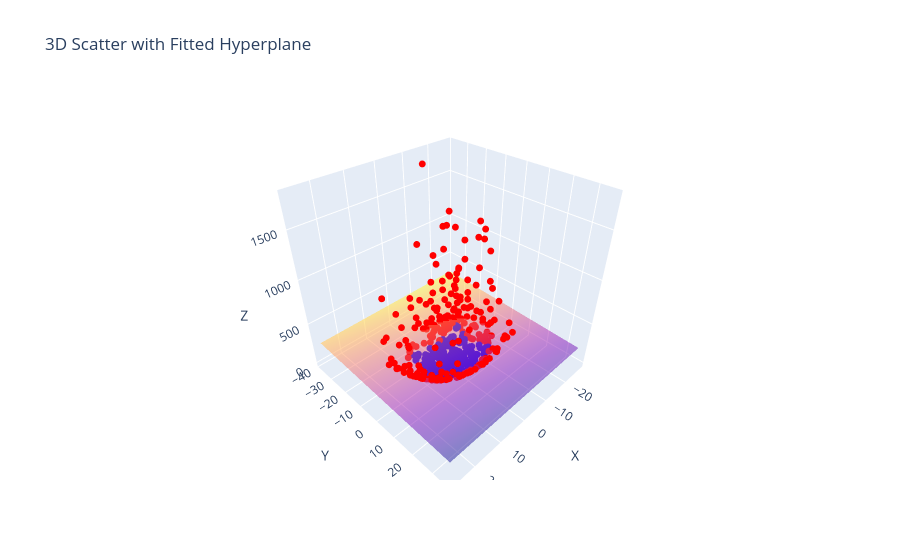

The code cell stored with this chart in its notebook:
### Code cell
import numpy as np
import pandas as pd
import plotly.graph_objects as go
from sklearn.linear_model import LinearRegression

# Data
np.random.seed(0)
X = np.random.normal(0, 10, 500)
Y = X * 0.6 + np.random.normal(0, 10, len(X))

df = pd.DataFrame({'X': X, 'Y': Y})
df['Z'] = df['X']**2 + df['Y']**2

# Colouring
df['Type'] = 'red'
mask = (df['X'] > -10) & (df['X'] < 10) & (df['Y'] > -10) & (df['Y'] < 10)
df.loc[mask, 'Type'] = 'blue'

colors = df['Type'].map({'red': 'red', 'blue': 'blue'})

# --- Fit plane: Z = aX + bY + c ---
reg = LinearRegression()
reg.fit(df[['X', 'Y']], df['Z'])

# Create grid for plane
x_range = np.linspace(df['X'].min(), df['X'].max(), 30)
y_range = np.linspace(df['Y'].min(), df['Y'].max(), 30)
xx, yy = np.meshgrid(x_range, y_range)
zz = reg.intercept_ + reg.coef_[0]*xx + reg.coef_[1]*yy

# --- Plot ---
fig = go.Figure()

# Scatter points
fig.add_trace(go.Scatter3d(
    x=df['X'],
    y=df['Y'],
    z=df['Z'],
    mode='markers',
    marker=dict(size=4, color=colors),
    name='Points'
))

# Hyperplane surface
fig.add_trace(go.Surface(
    x=xx,
    y=yy,
    z=zz,
    opacity=0.5,
    showscale=False,
    name='Hyperplane'
))

fig.update_layout(
    title='3D Scatter with Fitted Hyperplane',
    scene=dict(
        xaxis_title='X',
        yaxis_title='Y',
        zaxis_title='Z'
    )
)

fig.show()

### Figure 1 — Plotly figure (JSON) as saved in the notebook; plotly's stock layout.template omitted (floating-point values rounded to 4 significant figures; data arrays with more than 128 entries replaced by an {"elided": "..."} marker saying what was removed)
{"data": [{"marker": {"color": {"elided": "500 str values"}, "size": 4}, "mode": "markers", "name": "Points", "type": "scatter3d", "x": {"elided": "500 float values"}, "y": {"elided": "500 float values"}, "z": {"elided": "500 float values"}}, {"name": "Hyperplane", "opacity": 0.5, "showscale": false, "type": "surface", "x": {"elided": "30x30 float values"}, "y": {"elided": "30x30 float values"}, "z": {"elided": "30x30 float values"}}], "layout": {"scene": {"xaxis": {"title": {"text": "X"}}, "yaxis": {"title": {"text": "Y"}}, "zaxis": {"title": {"text": "Z"}}}, "title": {"text": "3D Scatter with Fitted Hyperplane"}}}
